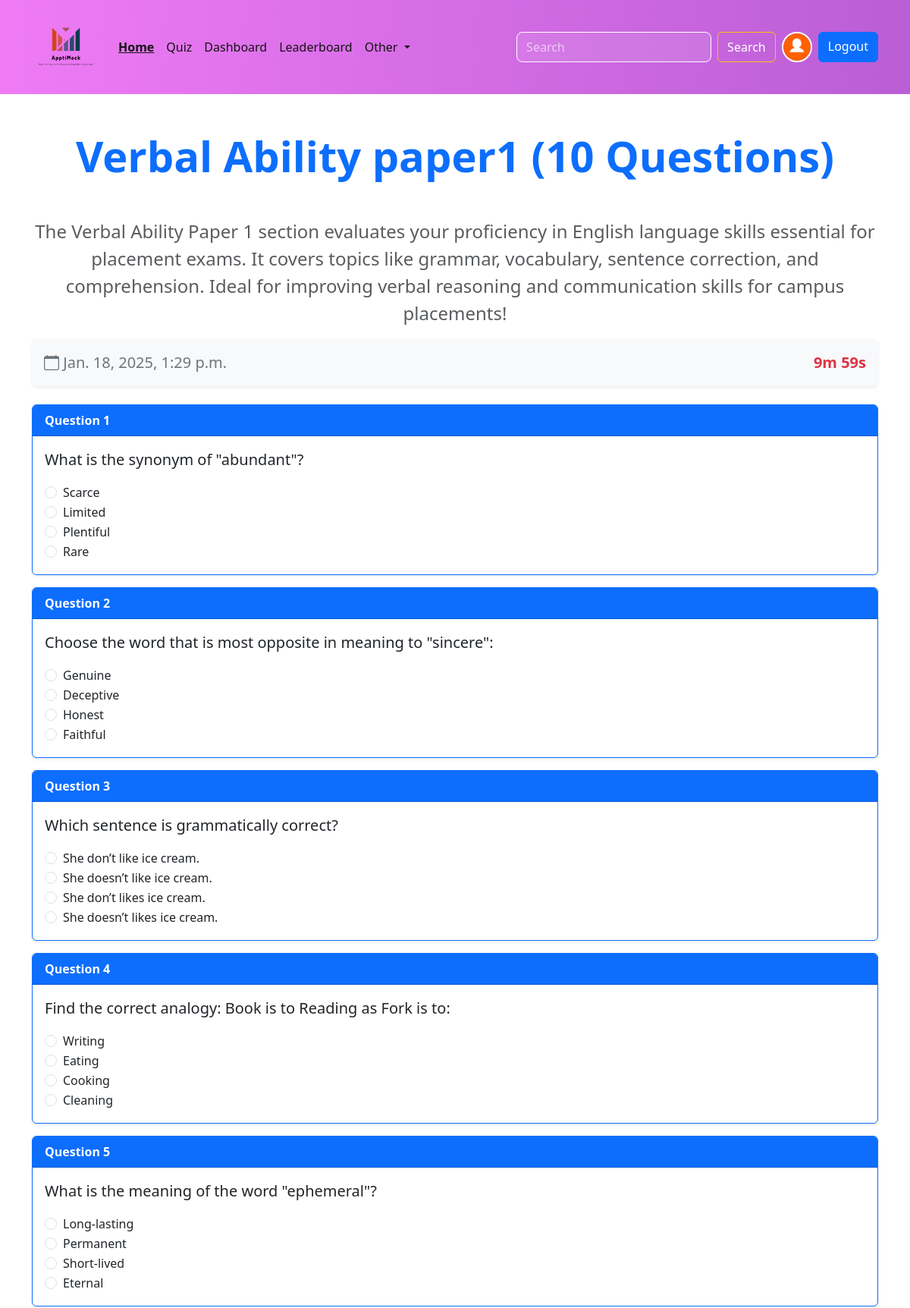
The app's page /quiz1/2 (signed in, upper part) with its own data.
### Account/models.py (models this page shows, shortened)
class Profile(models.Model):
    user=models.OneToOneField(User,on_delete=models.CASCADE,null=True,verbose_name='User Object')  #verbose_name
    bio=models.TextField(blank=True,null=True) #
    profile_image=models.ImageField(upload_to="profile_images",default="user.png",blank=True,null=True,verbose_name='profile pic')
    location=models.CharField(max_length=100,blank=True,null=True)
    GENDER=(
        ("Male","Male"),
        ("Female","Female"),
        ("Other","Other"),
    )
    gender=models.CharField(max_length=6,choices=GENDER,blank=True,null=True)

### quiz1/models.py (models this page shows, shortened)
class Quiz1(models.Model):
    title1=models.CharField(max_length=255)
    description1=models.TextField()
    category1=models.ForeignKey(Category1,on_delete=models.CASCADE)
    quiz_fiel1=models.FileField(upload_to='quiz1/')
    created_at1=models.DateTimeField(auto_now_add=True)
    updated_at1=models.DateTimeField(auto_now=True)
    class Meta:
        verbose_name_plural='Quizes'

class Question(models.Model):
    quiz=models.ForeignKey(Quiz1,on_delete=models.CASCADE)
    text=models.TextField()

class Choice(models.Model):
    question=models.ForeignKey(Question,on_delete=models.CASCADE)
    text=models.CharField(max_length=255)
    is_correct=models.BooleanField(default=False)

### quiz1/views.py (the view, shortened to what this page needs)
# urls.py: path('<int:quiz_id>',views.quiz_view,name='quiz'),
@login_required(login_url='login')
def quiz_view(request,quiz_id):
   user_object=User.objects.get(username=request.user)
   user_profile=Profile.objects.get(user=user_object)
   quiz=Quiz1.objects.filter(id=quiz_id).first()
   total_questions = quiz.question_set.all().count()
   if quiz != None :
      context={"user_profile":user_profile,"quiz":quiz}
   else:
      return redirect('all_quiz')
   return render(request,'quiz.html',context)

### templates/quiz.html (shortened to what this page needs)
{% extends 'index.html' %}
{% block content %}
<h1 class="display-4 text-center my-5 text-primary fw-bold">{{quiz.title1}} ({{quiz.question_set.all|length}} Questions)</h1>
<p class="fs-4 text-center container text-muted">{{quiz.description1}}</p>
<div class="container">
    <div class="d-flex justify-content-between align-items-center p-3 bg-light shadow-sm rounded">
        <span class="fs-5 text-secondary"><i class="bi bi-calendar"></i> {{quiz.created_at1}}</span>
        <span class="fs-5 text-danger fw-bold" id="timer"> 10:00</span>
    </div>
    <div class="questions my-4">
        {% for ques in quiz.question_set.all %}
        <div class="card my-3 border-primary shadow-sm question">
            <div class="card-header bg-primary text-white fw-bold">
                Question {{forloop.counter}}
            </div>
            <div class="card-body">
                <p class="card-text text-dark fs-5">{{ques.text}}</p>
                {% for opt in ques.choice_set.all %}
                <div class="form-check">
                    <label class="form-check-label fs-6" for="{{opt.id}}">
                        <input class="form-check-input" value="{{opt.text}}" type="radio" name="{{opt.question.id}}" id="{{opt.id}}">
                        {{opt.text}}
                    </label>
                </div>
                {% endfor %}
            </div>
        </div>
        {% endfor %}
    </div>
</div>
{% endblock content %}

### templates/components/navbar.html (shortened to what this page needs)
{% load static %}
<nav class="navbar navbar-expand-lg bg-body-tertiary display-none d-lg-block">
    <div class="container">
        <a class="navbar-brand" href="{% url 'home' %}"><img src="{% static 'images/logo.png' %}" alt="Logo" class="img-fluid" style="max-width: 90px; height: auto;">
        </a>
        <div class="collapse navbar-collapse" id="navbarSupportedContent">
            <ul class="navbar-nav me-auto mb-2 mb-lg-0">
                <li class="nav-item">
                    <a class="nav-link active" aria-current="page" href="{% url 'home' %}">Home</a>
                </li>
                <li class="nav-item">
                    <a class="nav-link" href="{% url 'all_quiz' %}">Quiz</a>
                </li>
                {% if request.user.is_superuser %}
                <li class="nav-item">
                    <a class="nav-link text-success" href="{% url 'dashboard' %}">Dashboard</a>
                </li>
                {% endif %}
                <li class="nav-item">
                    <a class="nav-link" href="{% url 'leaderboard' %}">Leaderboard</a>
                </li>
                <li class="nav-item dropdown">
                    <a class="nav-link dropdown-toggle" href="#" role="button" data-bs-toggle="dropdown"
                        aria-expanded="false">
                        Other
                    </a>
                </li>
            </ul>
            <form class="d-flex" role="search" action="{% url 'search_users' %}">
                <input class="form-control me-2" type="search" name="q" placeholder="Search" aria-label="Search">
                <button class="btn btn-outline-success" type="submit">Search</button>
                {% if request.user.is_authenticated %}
                <a href="{% url 'profile' request.user.username %}" data-bs-toggle="tooltip" data-bs-placement="bottom" data-bs-title="@{{request.user.username}}" class="mx-2">
                    <img src="{{user_profile.profile_image.url}}" alt="profile image" class="rounded-circle" width="40"
                        height="40">
                </a>
                <a href="{% url 'logout'%}" class="btn btn-primary">Logout</a>
                {% else %}
                <a href="{% url 'login'%}" class="btn btn-primary ms-2">Login</a>
                {% endif %}
            </form>
        </div>
    </div>
</nav>

### static/css/style.css (style rules this page uses)
* { font-family: Arial, Helvetica, sans-serif Important; }

### static/css/navbar.css (style rules this page uses)
.navbar { background: linear-gradient(to right, #ef7bf5, #ba5ed6); padding: 12px 0; transition: background 0.3s ease-in-out; }
.navbar .navbar-brand img { max-width: 100px; }
.navbar .nav-link { color: #151313 !important; font-weight: 500; transition: color 0.3s ease-in-out; }
.navbar .nav-link.active { font-weight: 700; text-decoration: underline; }
.navbar form .form-control { border-radius: 8px; border: 1px solid #fff; background-color: rgba(255, 255, 255, 0.1); color: #fff; }
.navbar form .form-control::placeholder { color: rgba(255, 255, 255, 0.6); }
.navbar form .btn-outline-success { color: #fff; border-color: #ffc107; transition: 0.3s ease-in-out; }
.navbar form a img { border: 2px solid #fff; transition: transform 0.3s ease-in-out; }

### records on screen
Profile: profile_image (placeholder picture)
Quiz1: title1 "Verbal Ability paper1", question_set.all|length "10", description1 "The Verbal Ability Paper 1 section evaluates your proficiency in English language skills essential for placement exams. It covers topics like grammar, vocabulary, sentence correction, and comprehension. Ideal for improving verbal reasoning and communication skills for campus placements!", created_at1 "Jan. 18, 2025, 1:29 p.m."
Question: text "What is the synonym of \"abundant\"?"
Choice: text "Scarce"
Choice: text "Limited"
Choice: text "Plentiful"
Choice: text "Rare"
Question: text "Choose the word that is most opposite in meaning to \"sincere\":"
Choice: text "Genuine"
Choice: text "Deceptive"
Choice: text "Honest"
Choice: text "Faithful"
Question: text "Which sentence is grammatically correct?"
Choice: text "She don’t like ice cream."
Choice: text "She doesn’t like ice cream."
Choice: text "She don’t likes ice cream."
Choice: text "She doesn’t likes ice cream."
Question: text "Find the correct analogy: Book is to Reading as Fork is to:"
Choice: text "Writing"
Choice: text "Eating"
Choice: text "Cooking"
Choice: text "Cleaning"
Question: text "What is the meaning of the word \"ephemeral\"?"
Choice: text "Long-lasting"
Choice: text "Permanent"
Choice: text "Short-lived"
Choice: text "Eternal"
